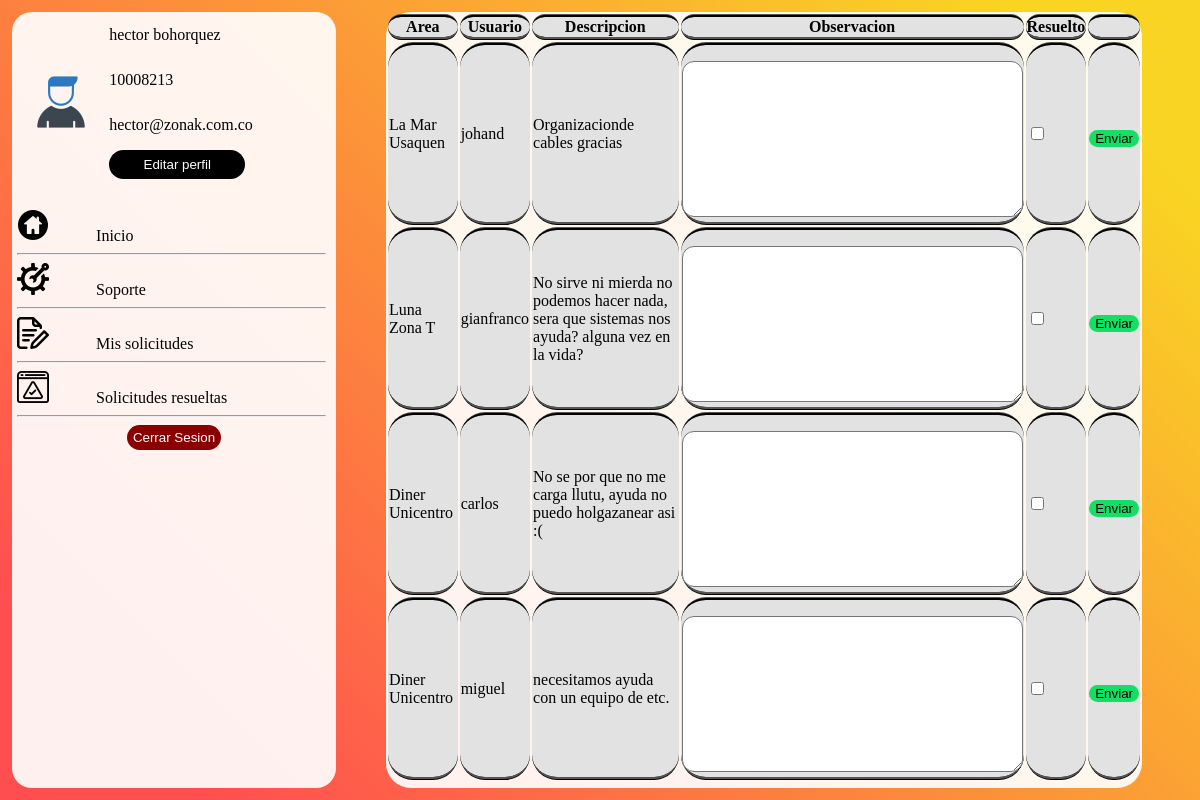
Screenshot of /solicitudes/ (signed in) with the database file from the repository.
### SoporteTecnico/models.py (models this page shows, shortened)
class Usuario(AbstractBaseUser):
    id=models.IntegerField(primary_key=True,unique=True,null=False,blank=False)
    nombres=models.CharField(max_length=80,blank=False)
    apellidos=models.CharField(max_length=80,blank=False)
    email=models.EmailField(unique=True,null=False,blank=False)
    username=models.CharField(unique=True ,max_length=100,null=False,blank=False)
    usuario_activo=models.BooleanField(default=True)
    usuario_admin=models.BooleanField(default=False)
    objects=UsuarioManager()
    USERNAME_FIELD='username'
    REQUIRED_FIELDS=['id','nombres','apellidos','email']

class Solicitud(models.Model):
    codigo=models.AutoField(primary_key=True)
    idarea=models.ForeignKey(Area,blank=False,null=False,on_delete=models.CASCADE)
    nombrearea=models.CharField(max_length=100,blank=True,null=False,default='')
    idpersona=models.ForeignKey(Usuario,blank=False,on_delete=models.PROTECT)
    nombrepersona=models.CharField(max_length=100,blank=True,null=False,default='')
    descripcion=models.TextField(blank=False,null=False)
    observacion=models.TextField(default='',blank=True,null=False)
    resuelto=models.BooleanField(default=False)

### SoporteTecnico/views.py (the view)
# urls.py: path('solicitudes/',views.solicitudes,name='solicitudes')
@login_required
def solicitudes(request):
    def aux(soli:Solicitud):
            return FormSolicitud(instance=soli)
    formularios=list(map(aux,Solicitud.objects.all()))
    if request.method=='GET':return render(request,'solicitudes.html',{'forms':formularios})
    elif request.method=='POST':
        print(request.POST)
        return redirect("solicitudes")

### SoporteTecnico/templates/solicitudes.html (shortened to what this page needs)
{% extends 'baseMenu.html' %}
{% block content %}
<div class="diseñotabla">
    <table class="solitabla">
        <thead>
            <tr>
                <th class="celdas">Area</th>
                <th class="celdas">Usuario</th>
                <th class="celdas">Descripcion</th>
                <th class="celdas">Observacion</th>
                <th class="celdas">Resuelto</th>
                <th class="celdas"></th>
            </tr>
        </thead>
        <tbody>
        {% for form in forms %}
        <form method="POST" class="fsolicitud">
            <tr>
                <td class="celdas">{{form.nombrearea.value}}</td>
                <td class="celdas">{{form.nombrepersona.value}}</td>
                <td class="celdas">{{form.descripcion.value}}</td>
                <td class="celdas">{{form.observacion}}</td>
                <td class="celdas">{{form.resuelto}}</td>
                <td class="celdas">{{form.enviar}}</td>
            </tr>
        </form>
        {% endfor %}
        </tbody>
    </table>
</div>
{% endblock %}

### SoporteTecnico/templates/baseMenu.html (shortened to what this page needs)
{% load static %}
<!DOCTYPE html>
<html lang="en">
<head>
    <link rel="stylesheet" href="{% static 'styles/styleMenu.css' %}" type="text/css">
    <link rel="stylesheet" href="{% static 'styles/styleSoporte.css' %}" type="text/css">
    <link rel="stylesheet" href="{% static 'styles/styleSolicitudes.css' %}" type="text/css">
</head>
<body>
    <nav>
        <div class="datos">
            <img class="imguser" src="{% static 'img/user.png' %}" alt="" id="imgs">
            <p class="inf">{{user.nombres}} {{user.apellidos}}</p>
            <p class="inf">{{user.id}}</p>
            <p class="inf">{{user.email}}</p>
            <button class="binfo" type="button">Editar perfil</button>
        </div>
        <ul class="opciones">
            <li class="items" href="/#/"><img class="imgop" src="{% static 'img/inicio.png' %}" alt="" id="imgs">Inicio</li>
            <hr>
            <li class="items" href="/#/"><img class="imgop" src="{% static 'img/soporte.png' %}" alt="" id="imgs">Soporte</li>
            <hr>
            <li class="items" href="/#/"><img class="imgop" src="{% static 'img/solicitud.png' %}" alt="" id="imgs">Mis solicitudes</li>
            <hr>
            <li class="items" href="/#/"><img class="imgop" src="{% static 'img/resuelto.png' %}" alt="" id="imgs">Solicitudes resueltas</li>
            <hr>
            <button onclick="window.location.href = '/logout';" class="blogout" type="button">Cerrar Sesion</button>
        </ul>
    </nav>
    {% block content %}
    {% endblock %}
</body>
</html>

### SoporteTecnico/static/styles/styleMenu.css (style rules this page uses)
body { display: grid; grid-template-columns: 30% 70%; min-height: 97vh; margin: 1% 1% 1% 1%; background: linear-gradient(45deg,#FF4E50 10%,#F9D423 90%); width: 90%; height: 90%; }
nav { border-radius: 20px; background-color: rgba(255, 255, 255, 0.915); }
.datos { display: grid; grid-template-columns: 30% 70%; grid-template-rows: 1fr 1fr 1fr 1fr; }
.imguser { grid-row: 1/ span 4; margin: auto; }
.binfo { color: white; border-style: none; border-radius: 30px; background-color: black; margin: 1% 40% 6% 0%; }
.inf { margin: 6% 0% 6% 0%; }
hr { border-style: inset; margin-right: 5px; color: gray; }
.opciones { list-style-type: none; margin-left: 0px; margin-right: 0px; padding-left: 5px; padding-right: 5px; }
.items { display: inline; border-radius: 10px; }
.imgop { margin-right: 15%; }
.blogout { border-style: none; border-radius: 25px; margin-left:35%; margin-right: 35%; padding-top: 5px; padding-bottom: 5px; color: white; background-color: #8A0000; }

### SoporteTecnico/static/styles/styleSoporte.css (style rules this page uses)
.sopitems { margin-top:15px; border-radius: 12px; }
.boton { border-style: none; background-color: #12DF63; border-radius: 25px; margin-top: 10px; }

### SoporteTecnico/static/styles/styleSolicitudes.css (style rules this page uses)
.diseñotabla { display: flex; align-items: flex-start; justify-content: center; width: 100%; margin-left: 50px; margin-right: 0px; border-radius: 25px; background-color: rgba(255, 255, 255, 0.915); }
.solitabla { border-bottom: 1px; border-left: 1px; border-right: 1px; border-radius: 25px; width: 100%; }
.celdas { word-wrap: break-word; border-style:ridge; border-color: black; border-left: 1px; border-right: 1px; border-radius: 25px; background-color: #E2E2E2; }

### rows the page displays
Usuario: nombres "hector", apellidos "bohorquez", id "10008213", email "hector@zonak.com.co"
Solicitud: nombrearea.value "La Mar Usaquen", nombrepersona.value "johand", descripcion.value "Organizacionde cables gracias"
Solicitud: nombrearea.value "Luna Zona T", nombrepersona.value "gianfranco", descripcion.value "No sirve ni mierda no podemos hacer nada, sera que sistemas nos ayuda? alguna vez en la vida?"
Solicitud: nombrearea.value "Diner Unicentro", nombrepersona.value "carlos", descripcion.value "No se por que no me carga llutu, ayuda no puedo holgazanear asi :("
Solicitud: nombrearea.value "Diner Unicentro", nombrepersona.value "miguel", descripcion.value "necesitamos ayuda con un equipo de etc."
